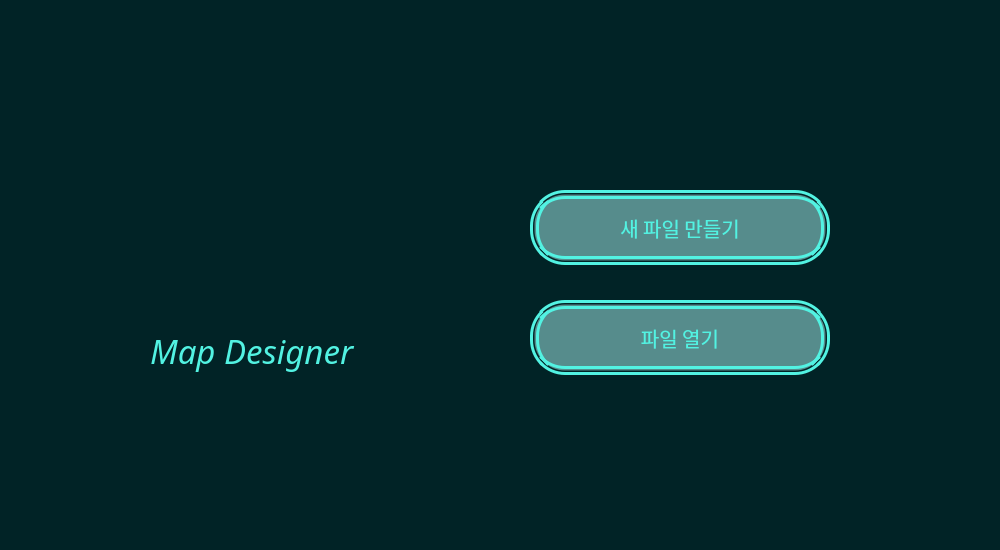
<?xml version="1.0" encoding="UTF-8"?>
<ui version="4.0">
 <class>homepage</class>
 <widget class="QMainWindow" name="homepage">
  <property name="geometry">
   <rect>
    <x>0</x>
    <y>0</y>
    <width>1000</width>
    <height>550</height>
   </rect>
  </property>
  <property name="font">
   <font>
    <family>휴먼아미체</family>
   </font>
  </property>
  <property name="windowTitle">
   <string>MainWindow</string>
  </property>
  <property name="styleSheet">
   <string notr="true">background-color: rgb(1,35,38);</string>
  </property>
  <widget class="QWidget" name="centralwidget">
   <widget class="QLabel" name="label_2">
    <property name="geometry">
     <rect>
      <x>150</x>
      <y>320</y>
      <width>221</width>
      <height>61</height>
     </rect>
    </property>
    <property name="font">
     <font>
      <family>휴먼모음T</family>
      <pointsize>25</pointsize>
      <italic>true</italic>
     </font>
    </property>
    <property name="styleSheet">
     <string notr="true">color: rgb(82,242,226);</string>
    </property>
    <property name="text">
     <string>Map Designer</string>
    </property>
   </widget>
   <widget class="QPushButton" name="createFile">
    <property name="geometry">
     <rect>
      <x>530</x>
      <y>190</y>
      <width>300</width>
      <height>75</height>
     </rect>
    </property>
    <property name="minimumSize">
     <size>
      <width>300</width>
      <height>75</height>
     </size>
    </property>
    <property name="font">
     <font>
      <family>나눔고딕 ExtraBold</family>
      <pointsize>15</pointsize>
     </font>
    </property>
    <property name="styleSheet">
     <string notr="true">color: rgb(82,242,226);
background-color: rgb(86,140,140);
border-radius: 35px;
border: 9px double rgb(82,242,226);
</string>
    </property>
    <property name="text">
     <string>새 파일 만들기</string>
    </property>
   </widget>
   <widget class="QPushButton" name="openFile">
    <property name="geometry">
     <rect>
      <x>530</x>
      <y>300</y>
      <width>300</width>
      <height>75</height>
     </rect>
    </property>
    <property name="minimumSize">
     <size>
      <width>300</width>
      <height>75</height>
     </size>
    </property>
    <property name="font">
     <font>
      <family>나눔고딕 ExtraBold</family>
      <pointsize>15</pointsize>
     </font>
    </property>
    <property name="styleSheet">
     <string notr="true">color: rgb(82,242,226);
background-color: rgb(86,140,140);
border-radius: 35px;
border: 9px double rgb(82,242,226);</string>
    </property>
    <property name="text">
     <string>파일 열기</string>
    </property>
   </widget>
   <widget class="QLabel" name="logolabel">
    <property name="geometry">
     <rect>
      <x>210</x>
      <y>190</y>
      <width>121</width>
      <height>111</height>
     </rect>
    </property>
    <property name="text">
     <string>&lt;html&gt;&lt;head/&gt;&lt;body&gt;&lt;p&gt;&lt;br/&gt;&lt;/p&gt;&lt;/body&gt;&lt;/html&gt;</string>
    </property>
   </widget>
   <zorder>createFile</zorder>
   <zorder>openFile</zorder>
   <zorder>label_2</zorder>
   <zorder>logolabel</zorder>
  </widget>
  <widget class="QStatusBar" name="statusbar"/>
 </widget>
 <resources/>
 <connections/>
</ui>
